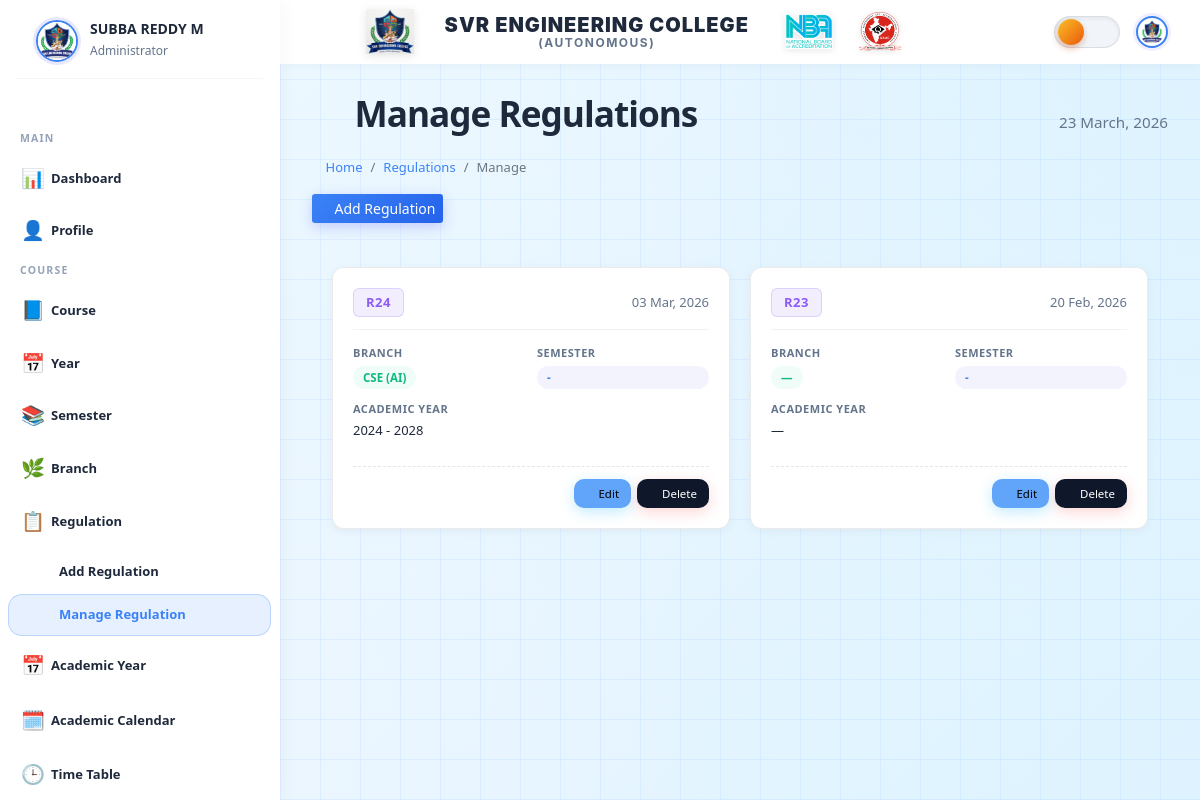
Page /regulation/manage/ (signed in) on the earlier database version.
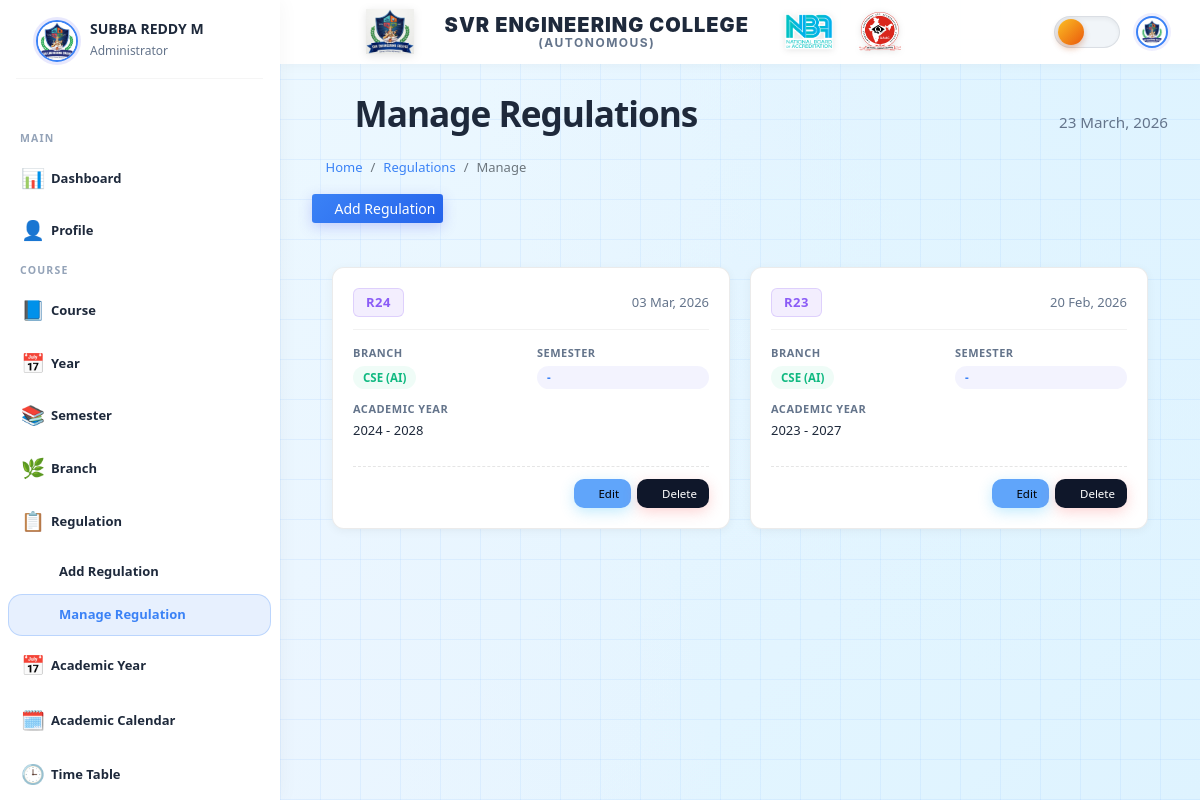
Same page on the later database version.
### main_app/models.py (models this page shows, shortened)
class Regulation(models.Model):
    name = models.CharField(max_length=120)
    course = models.ForeignKey(Course, on_delete=models.CASCADE, null=True, blank=True)
    session = models.ForeignKey(Session, on_delete=models.CASCADE, null=True, blank=True, verbose_name="Academic Year")
    created_at = models.DateTimeField(auto_now_add=True)
    updated_at = models.DateTimeField(auto_now=True)

class Course(models.Model):
    name = models.CharField(max_length=120)
    degree = models.ForeignKey(Degree, on_delete=models.CASCADE, null=True, blank=True)
    created_at = models.DateTimeField(auto_now_add=True)
    updated_at = models.DateTimeField(auto_now=True)

class Session(models.Model):
    start_year = models.DateField()
    end_year = models.DateField()
    def __str__(self):
        return f"{self.start_year.year} - {self.end_year.year}"

### main_app/hod_views.py (the view)
# urls.py: path("regulation/manage/", hod_views.manage_regulation, name='manage_regulation'),
def manage_regulation(request):
    regulations = Regulation.objects.all().select_related('course', 'session').order_by('-created_at')
    context = {
        'regulations': regulations,
        'page_title': 'Manage Regulations'
    }
    return render(request, 'hod_template/manage_regulation.html', context)

### main_app/templates/hod_template/manage_regulation.html (shortened to what this page needs)
{% extends 'main_app/erpnext_base.html' %}
{% load static %}
{% block page_header %}
<i class="fas fa-gavel me-2"></i> {{ page_title }}
{% endblock page_header %}
{% block breadcrumb %}
<li class="breadcrumb-item"><a href="{% url 'manage_regulation' %}">Regulations</a></li>
<li class="breadcrumb-item active">Manage</li>
{% endblock breadcrumb %}
{% block content %}
<div class="manage-header">
    <a href="{% url 'add_regulation' %}" class="btn btn-primary btn-sm"><i class="fas fa-plus"></i> Add Regulation</a>
</div>
<div class="regulation-grid">
    {% for regulation in regulations %}
    <div class="regulation-card">
        <div class="regulation-header">
            <span class="reg-badge">{{ regulation.name }}</span>
            <span class="date-text" title="Created On">
                <i class="fas fa-calendar-alt text-muted mr-1"></i> {{ regulation.created_at|date:"d M, Y" }}
            </span>
        </div>
        <div class="regulation-details">
            <div class="detail-item">
                <span class="detail-label">Branch</span>
                <span class="branch-badge" style="width: fit-content;">{{ regulation.course.name|default:"—" }}</span>
            </div>
            <div class="detail-item">
                <span class="detail-label">Semester</span>
                <span class="sem-badge">{{ regulation.get_semester_display|default:"-" }}</span>
            </div>
            <div class="detail-item" style="grid-column: span 2;">
                <span class="detail-label">Academic Year</span>
                <span style="font-weight: 500; color: var(--text-primary);">{{ regulation.session|default:"—" }}</span>
            </div>
        </div>
        <div class="regulation-footer">
            <div class="action-btn-group" style="width: 100%; justify-content: flex-end;">
                <a href="{% url 'edit_regulation' regulation.id %}" class="btn btn-info btn-sm">
                    <i class="fas fa-edit"></i> Edit
                </a>
                <a href="{% url 'delete_regulation' regulation.id %}"
                    onclick="return confirm('Are you sure you want to delete this regulation?')"
                    class="btn btn-danger btn-sm">
                    <i class="fas fa-trash"></i> Delete
                </a>
            </div>
        </div>
    </div>
    {% endfor %}
</div>
{% endblock content %}

Differences in the rows shown:
changed Regulation "20 Feb, 2026": course.name "—" → "CSE (AI)"; session "—" → "2023 - 2027"
